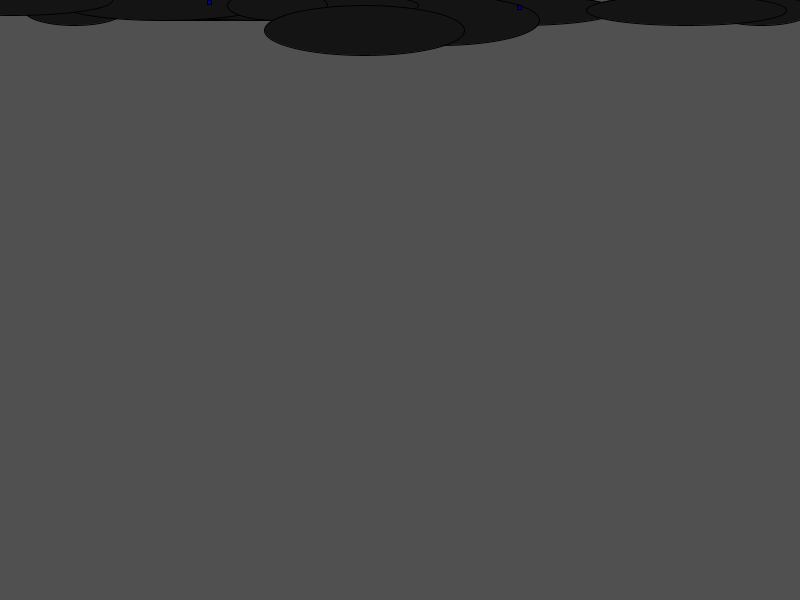
Frame 1 (no input)
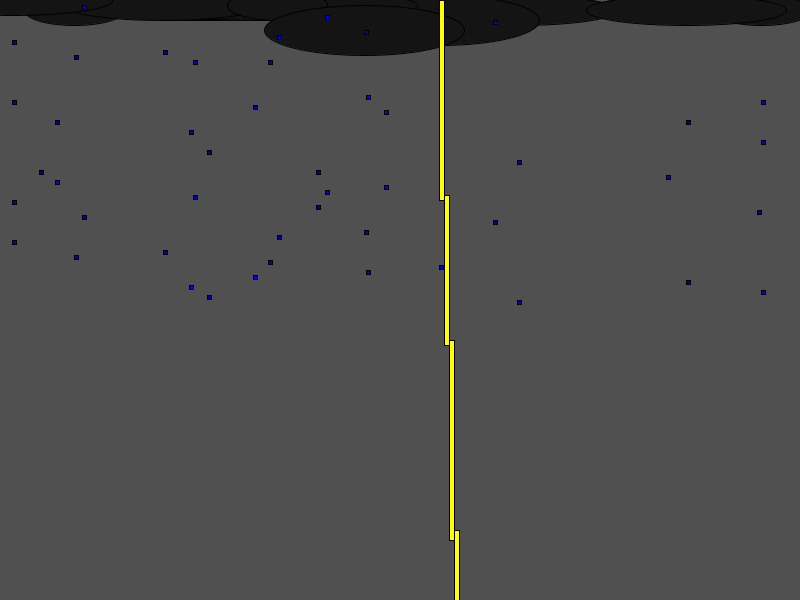
Frame 60 (the mouse pressed at the canvas centre just before this capture)
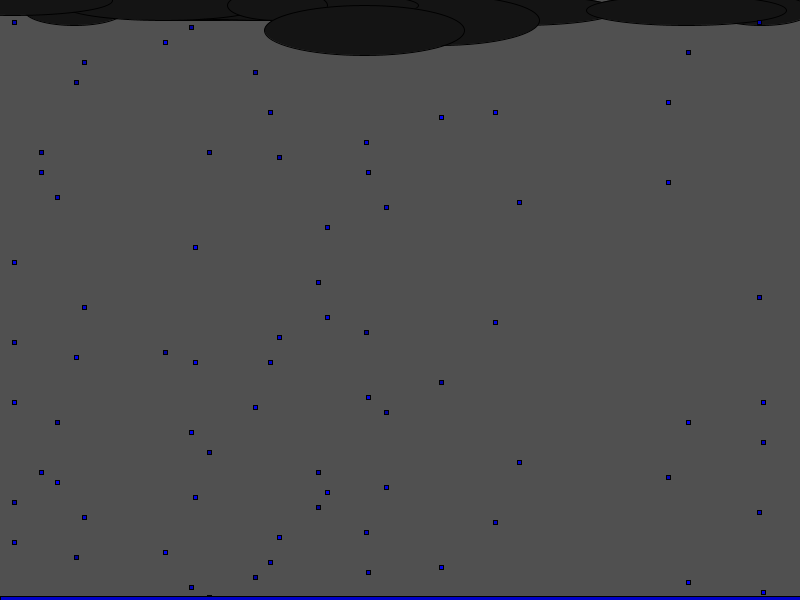
Frame 120 (the mouse held since frame 60 and released just before this capture)

The Processing sketch that drew these frames (run headless with seeded random() and noise(); from frame 60 on, the mouse is pressed at the canvas centre):

// Processing sketch: processing_162173
// ── processing_162173.pde

int start;
float mm;
void setup(){
  size(800,600);
  background(100);
  frameRate(15);
    start=millis();
 
  //for (int x=0; x<805; x=x+5){
   //for(int y=0; y<605; y=y+5){
   //rect(x,y,4,4);
  // }
 //}
}


  
float y=0;
  float a=random(0,800);
  float b=random(0,800);
  float c=random(0,800);
  float d=random(0,800);
  float e=random(0,800);
  float f=random(0,800);
  float g=random(0,800);
  float h=random(0,800);
  float i=random(0,800);
  float j=random(0,800);
  float k=random(0,800);
  float l=random(0,800);
  float m=random(0,800);
  float n=random(0,800);
  float o=random(0,800);
  float p=random(0,800);
  float q=random(0,800);
  float r=random(0,800);
  float s=random(0,800);
  float t=random(0,800);
  float u=random(0,800);
  float v=random(0,800);
  float w=random(0,800);
  float x=random(0,800);
  float z=random(0,800);
  

void draw(){
  background(80);
   fill(20);
  ellipse(a,10,200,30);
  ellipse(b,5,300,30);
  ellipse(c,10,100,30);
  ellipse(d,5,200,30);
  ellipse(e,10,200,30);
  ellipse(f,5,100,30);
  ellipse(g,10,200,30);
  ellipse(h,20,200,50);
  ellipse(i,5,300,30);
  ellipse(j,10,100,30);
  ellipse(k,5,200,30);
  ellipse(l,0,200,30);
  ellipse(m,5,100,30);
  ellipse(n,30,200,50);
mm=millis()-start;
y=y+5;
fill(0,0,random(150,255));
rect(a,y,4,4);
fill(0,0,random(150,255));
rect(b,y-5,4,4);
fill(0,0,random(150,255));
rect(c,y-10,4,4);
fill(0,0,random(150,255));
rect(d,y-15,4,4);
fill(0,0,random(150,255));
rect(e,y-20,4,4);
fill(0,0,random(150,255));
rect(f,y-25,4,4);
fill(0,0,random(150,255));
rect(g,y-30,4,4);
fill(0,0,random(150,255));
rect(h,y-35,4,4); 
fill(0,0,random(150,255));
rect(i,y-40,4,4);
fill(0,0,random(150,255));
rect(j,y-45,4,4);
fill(0,0,random(150,255));
rect(k,y-50,4,4);
fill(0,0,random(150,255));
rect(l,y-60,4,4);
fill(0,0,random(150,255));
rect(m,y-65,4,4);
fill(0,0,random(150,255));
rect(n,y-70,4,4);
fill(0,0,random(150,255));
rect(o,y-80,4,4);
fill(0,0,random(150,255));
rect(p,y-85,4,4); 
fill(0,0,random(150,255));
rect(q,y-90,4,4);
fill(0,0,random(150,255));
rect(r,y-95,4,4);
fill(0,0,random(150,255));
rect(s,y-100,4,4);
fill(0,0,random(150,255));
rect(t,y-105,4,4);
fill(0,0,random(150,255));
rect(u,y-110,4,4);
fill(0,0,random(150,255));
rect(v,y-115,4,4);
fill(0,0,random(150,255));
rect(w,y-120,4,4);
fill(0,0,random(150,255));
rect(x,y-125,4,4); 
fill(0,0,random(150,255));
rect(z,y-130,4,4);
fill(0,0,random(150,255));
rect(a,y-140,4,4);
fill(0,0,random(150,255));
rect(b,y-150,4,4);
fill(0,0,random(150,255));
rect(c,y-160,4,4);
fill(0,0,random(150,255));
rect(d,y-170,4,4);
fill(0,0,random(150,255));
rect(e,y-180,4,4);
fill(0,0,random(150,255));
rect(f,y-195,4,4);
fill(0,0,random(150,255));
rect(g,y-205,4,4);
fill(0,0,random(150,255));
rect(h,y-220,4,4); 
fill(0,0,random(150,255));
rect(i,y-240,4,4);
fill(0,0,random(150,255));
rect(j,y-245,4,4);
fill(0,0,random(150,255));
rect(k,y-250,4,4);
fill(0,0,random(150,255));
rect(l,y-260,4,4);
fill(0,0,random(150,255));
rect(m,y-265,4,4);
fill(0,0,random(150,255));
rect(n,y-270,4,4);
fill(0,0,random(150,255));
rect(o,y-280,4,4);
fill(0,0,random(150,255));
rect(p,y-295,4,4); 
fill(0,0,random(150,255));
rect(q,y-305,4,4);
fill(0,0,random(150,255));
rect(r,y-320,4,4);
fill(0,0,random(150,255));
rect(s,y-340,4,4);
fill(0,0,random(150,255));
rect(t,y-355,4,4);
fill(0,0,random(150,255));
rect(u,y-375,4,4);
fill(0,0,random(150,255));
rect(v,y-395,4,4);
fill(0,0,random(150,255));
rect(w,y-405,4,4);
fill(0,0,random(150,255));
rect(x,y-420,4,4); 
fill(0,0,random(150,255));
rect(z,y-430,4,4);
fill(0,0,random(150,255));
rect(a,y-400,4,4);
fill(0,0,random(150,255));
rect(b,y-450,4,4);
fill(0,0,random(150,255));
rect(c,y-200,4,4);
fill(0,0,random(150,255));
rect(d,y-575,4,4);
fill(0,0,random(150,255));
rect(e,y-550,4,4);
fill(0,0,random(150,255));
rect(f,y-530,4,4);
fill(0,0,random(150,255));
rect(g,y-430,4,4);
fill(0,0,random(150,255));
rect(h,y-485,4,4); 
fill(0,0,random(150,255));
rect(i,y-490,4,4);
fill(0,0,random(150,255));
rect(j,y-520,4,4);
fill(0,0,random(150,255));
rect(k,y-560,4,4);
fill(0,0,random(150,255));
rect(l,y-580,4,4);
fill(0,0,random(150,255));
rect(m,y-445,4,4);
fill(0,0,random(150,255));
rect(n,y-460,4,4);
fill(0,0,random(150,255));
rect(o,y-490,4,4);
fill(0,0,random(150,255));
rect(p,y-540,4,4); 
fill(0,0,random(150,255));
rect(q,y-580,4,4);
fill(0,0,random(150,255));
rect(r,y-130,4,4);
fill(0,0,random(150,255));
rect(s,y-200,4,4);
fill(0,0,random(150,255));
rect(t,y-240,4,4);
fill(0,0,random(150,255));
rect(u,y-285,4,4);
fill(0,0,random(150,255));
rect(v,y-190,4,4);
fill(0,0,random(150,255));
rect(w,y-180,4,4);
fill(0,0,random(150,255));
rect(x,y-500,4,4); 
fill(0,0,random(150,255));
rect(z,y-450,4,4);
if (mm<2000){
  fill(80);
  rect(0,600,800,20);
}
else if (mm<2300){
  fill(255,255,0);
  rect(c,0,5,200);
  rect(c+5,195,5,150);
  rect(c+10,340,5,200);
  rect(c+15,530,5,70);
}
else if (mm<3800){
  fill(80);
  rect(0,600,800,20);
}
else if (mm<3900){
  fill(255,255,0);
  rect(h,0,5,200);
  rect(h+5,195,5,150);
  rect(h+10,340,5,200);
  rect(h+15,530,5,70);
}
  else if (mm<4000){
  fill(80);
  rect(0,600,800,20);
}
else if (mm<4100){
  fill(255,255,0);
  rect(h,0,5,200);
  rect(h+5,195,5,150);
  rect(h+10,340,5,200);
  rect(h+15,530,5,70);
}
else if (mm<5500){
  fill(80);
  rect(0,600,800,20);
}
else if (mm<5600){
  fill(255,255,0);
  rect(a,0,5,200);
  rect(a+5,195,5,150);
  rect(a+10,340,5,200);
  rect(a+15,530,5,70);
}
else if (mm<5700){
  fill(80);
  rect(0,600,800,20);
}
else if (mm<5900){
  fill(255,255,0);
  rect(a,0,5,200);
  rect(a+5,195,5,150);
  rect(a+10,340,5,200);
  rect(a+15,530,5,70);
}
else if (mm<6300){
  fill(80);
  rect(0,600,800,20);
}
else if (mm<6500){
  fill(255,255,0);
  rect(f,0,5,200);
  rect(f-5,195,5,150);
  rect(f-10,340,5,200);
  rect(f-15,530,5,70);
}
else if (mm<8000){
  fill(80);
  rect(0,600,800,20);
}
else if (millis()<60000){
  fill(0,0,200);
  rect(0,600-millis()/2000,800,20);
}
}
void keyPressed(){
if (key==' '){
y=0;
start=millis();

}
}
